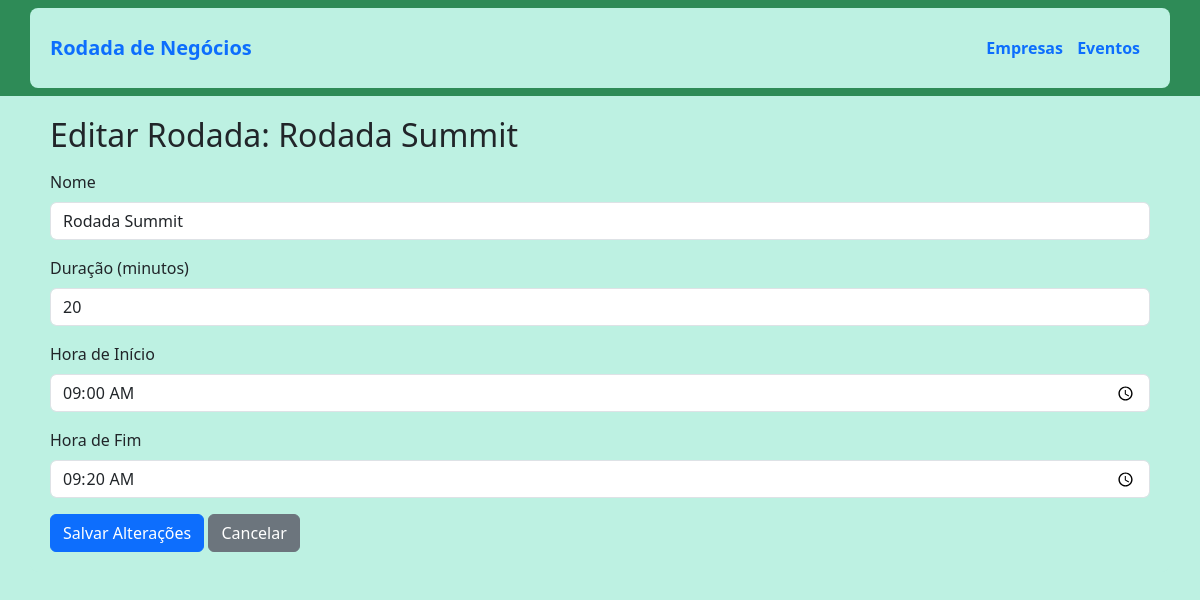
/rodada/1/editar/ (signed in), run on the app's committed database.
### core/models.py (models this page shows, shortened)
class Rodada(models.Model):
    DURACOES = [
        (15, "15 minutos"),
        (20, "20 minutos"),
        (30, "30 minutos"),
    ]
    nome = models.CharField(max_length=100)
    duracao = models.IntegerField(choices=DURACOES, default=20)
    inicio_ro = models.TimeField(default=timezone.now)
    fim_ro = models.TimeField(default=timezone.now)
    evento = models.ForeignKey(
        Evento,
        on_delete=models.CASCADE,
        related_name="rodadas"
    )

### core/views.py (the view, shortened to what this page needs)
# urls.py: path('rodada/<int:rodada_id>/editar/', views.rodadas_editar, name='rodadas_editar'),
def rodadas_editar(request, rodada_id):
    rodada = get_object_or_404(Rodada, id=rodada_id)
    evento = rodada.evento  # para redirecionar depois
    return render(request, "core/rodadas_editar.html", {
        "rodada": rodada,
        "evento": evento
    })

### core/templates/core/rodadas_editar.html (shortened to what this page needs)
{% extends 'core/base.html' %}
{% load static %}
{% block content %}
<h2>Editar Rodada: {{ rodada.nome }}</h2>
<form method="post" class="mt-3">
    <div class="mb-3">
        <label class="form-label">Nome</label>
        <input type="text" name="nome" class="form-control" value="{{ rodada.nome }}" required>
    </div>
    <div class="mb-3">
        <label class="form-label">Duração (minutos)</label>
        <input type="number" name="duracao" class="form-control" value="{{ rodada.duracao }}" required>
    </div>
    <div class="mb-3">
        <label class="form-label">Hora de Início</label>
        <input type="time" name="inicio_ro" class="form-control" value="{{ rodada.inicio_ro|time:'H:i' }}" required>
    </div>
    <div class="mb-3">
        <label class="form-label">Hora de Fim</label>
        <input type="time" name="fim_ro" class="form-control" value="{{ rodada.fim_ro|time:'H:i' }}" required>
    </div>
    <button class="btn btn-primary">Salvar Alterações</button>
    <a href="{% url 'core:rodadas_list' evento.id %}" class="btn btn-secondary">Cancelar</a>
</form>
{% endblock %}

### core/static/core/css/style.css (style rules this page uses)
body { background-color: #bdf1e2; }

### data on the page
Rodada: nome "Rodada Summit", duracao "20", inicio_ro "09:00", fim_ro "09:20"
